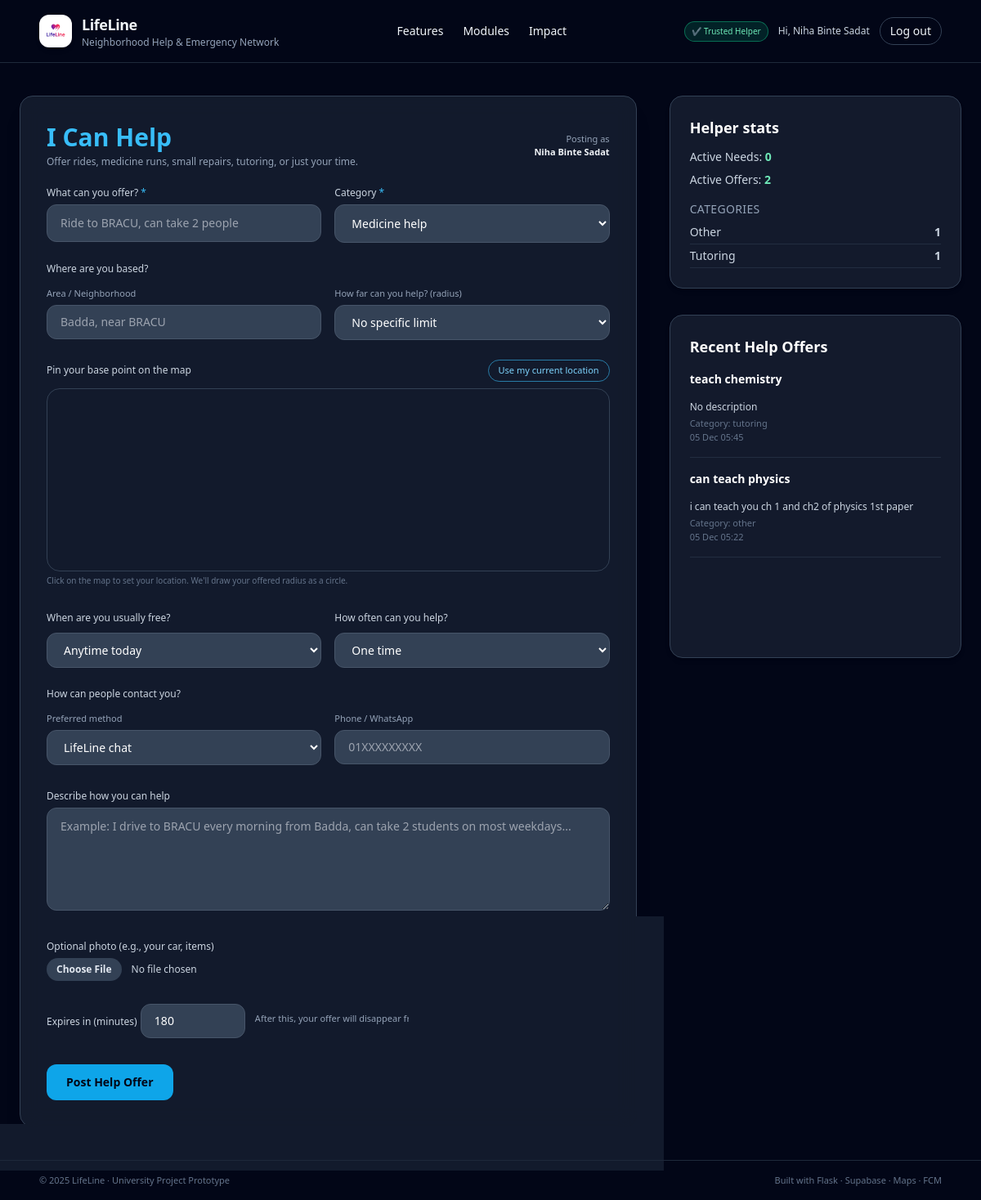
Screenshot of /can-help (signed in) with the database file from the repository.
### app.py (models this page shows, shortened)
class User(db.Model):
    id = db.Column(db.Integer, primary_key=True)
    email = db.Column(db.String(255), unique=True, nullable=False)
    name = db.Column(db.String(120), nullable=False)
    password_hash = db.Column(db.String(255), nullable=True)
    is_trusted_helper = db.Column(db.Boolean, default=False)
    govt_id_number = db.Column(db.String(50), nullable=True)
    firebase_uid = db.Column(db.String(255), unique=True, nullable=True)
    otp_code = db.Column(db.String(6), nullable=True)
    otp_expires_at = db.Column(db.DateTime, nullable=True)
    id_verification_status = db.Column(db.String(20), default="none")  # none/pending/approved/rejected
    id_document_note = db.Column(db.String(255), nullable=True)

class Request(db.Model):
    __tablename__ = "requests"
    id = db.Column(db.Integer, primary_key=True)
    user_id = db.Column(db.Integer, db.ForeignKey("user.id"), nullable=False)
    title = db.Column(db.String(255), nullable=False)
    category = db.Column(db.String(50), nullable=False)  # medicine, food, tutoring, repair, ride, ...
    description = db.Column(db.Text, nullable=True)
    lat = db.Column(db.Float, nullable=True)
    lng = db.Column(db.Float, nullable=True)
    area = db.Column(db.String(150), nullable=True)         # e.g. Mohammadpur, Iqbal Road
    landmark = db.Column(db.String(150), nullable=True)     # nearest mosque / school
    urgency = db.Column(db.String(50), nullable=True)       # low / normal / high / emergency
    time_window = db.Column(db.String(50), nullable=True)   # anytime_today / this_week / ...
    contact_method = db.Column(db.String(50), nullable=True)  # lifeline_chat / phone / ...
    contact_info = db.Column(db.String(100), nullable=True)   # phone / WhatsApp etc.
    is_offer = db.Column(db.Boolean, default=False)        # false = Need Help, true = Offering Help
    radius_pref = db.Column(db.String(50), nullable=True)  # e.g. "2" (km)
    frequency = db.Column(db.String(50), nullable=True)    # one_time / few_times_week / daily
    image_url = db.Column(db.String(300), nullable=True)
    created_at = db.Column(db.DateTime, default=datetime.utcnow, nullable=False)
    expires_at = db.Column(db.DateTime, nullable=False)
    status = db.Column(db.String(20), default="open")  # open / claimed / closed
    user = db.relationship("User", backref="requests")

### app.py (the view, shortened to what this page needs)
@app.route("/can-help", methods=["GET", "POST"])
@login_required
def can_help():
    now = datetime.utcnow()
    posts = (
        Request.query.filter(
            Request.expires_at > now,
            Request.is_offer == True,  # noqa: E712
            Request.status == "open",
        )
        .order_by(Request.created_at.desc())
        .limit(50)
        .all()
    )
    total_need = Request.query.filter(
        Request.is_offer == False,
        Request.expires_at > now,
    ).count()
    total_offer = Request.query.filter(
        Request.is_offer == True,
        Request.expires_at > now,
    ).count()
    categories = (
        db.session.query(Request.category, func.count(Request.id))
        .filter(Request.expires_at > now)
        .group_by(Request.category)
        .all()
    )
    return render_template(
        "can_help.html",
        posts=posts,
        total_need=total_need,
        total_offer=total_offer,
        categories=categories,
        google_maps_key=GOOGLE_MAPS_API_KEY,
    )

### app.py (called while the page is built)
def current_user():
    if "user_id" in session:
        return User.query.get(session["user_id"])
    return None

def login_required(view_func):
    from functools import wraps
    @wraps(view_func)
    def wrapper(*args, **kwargs):
        if "user_id" not in session:
            next_url = request.path
            return redirect(url_for("login", next=next_url))
        return view_func(*args, **kwargs)
    return wrapper

@app.context_processor
def inject_user():
    return dict(current_user=current_user())

### templates/can_help.html (shortened to what this page needs)
{% extends "base.html" %}
{% block content %}
<div class="w-full max-w-7xl mx-auto px-6 py-10">
  <div class="grid grid-cols-1 lg:grid-cols-3 gap-10">
    <div class="lg:col-span-2 bg-slate-800/60 backdrop-blur-md border border-slate-700 rounded-2xl p-8 shadow-xl">
      <div class="flex items-center justify-between mb-4">
        <div>
          <h2 class="text-3xl font-bold text-sky-400">I Can Help</h2>
          <p class="text-xs text-slate-400 mt-1">
            Offer rides, medicine runs, small repairs, tutoring, or just your time.
          </p>
        </div>
        {% if current_user %}
        <div class="text-[11px] text-slate-400 text-right">
          <p>Posting as</p>
          <p class="font-semibold text-slate-100">{{ current_user.name }}</p>
        </div>
        {% endif %}
      </div>
      <form method="POST" enctype="multipart/form-data" class="space-y-6">
        <div class="grid md:grid-cols-2 gap-4">
          <div>
            <label class="text-xs text-slate-300">What can you offer? <span class="text-sky-400">*</span></label>
            <input name="title"
                   placeholder="Ride to BRACU, can take 2 people"
                   class="w-full mt-1 px-4 py-3 rounded-xl bg-slate-700 text-white border border-slate-600
                          focus:ring-2 focus:ring-sky-400 outline-none text-sm" />
          </div>
          <div>
            <label class="text-xs text-slate-300">Category <span class="text-sky-400">*</span></label>
            <select name="category"
                    class="w-full mt-1 px-4 py-3 rounded-xl bg-slate-700 border border-slate-600 text-white
                           focus:ring-2 focus:ring-sky-400 outline-none text-sm">
              <option value="medicine">Medicine help</option>
            </select>
          </div>
        </div>
        <div>
          <p class="text-xs text-slate-300 mb-2">Where are you based?</p>
          <div class="grid md:grid-cols-2 gap-4">
            <div>
              <label class="text-[11px] text-slate-400">Area / Neighborhood</label>
              <input name="area"
                     placeholder="Badda, near BRACU"
                     class="w-full mt-1 px-4 py-2.5 rounded-xl bg-slate-700 text-white border border-slate-600
                            focus:ring-2 focus:ring-sky-400 outline-none text-sm" />
            </div>
            <div>
              <label class="text-[11px] text-slate-400">How far can you help? (radius)</label>
              <select name="radius_pref" id="helper-radius-pref"
                      class="w-full mt-1 px-4 py-2.5 rounded-xl bg-slate-700 text-white border border-slate-600
                             focus:ring-2 focus:ring-sky-400 outline-none text-sm"
                      onchange="updateHelperCircle()">
                <option value="">No specific limit</option>
              </select>
            </div>
          </div>
        </div>
        <div class="mt-2">
          <div class="flex items-center justify-between mb-2">
            <p class="text-xs text-slate-300">Pin your base point on the map</p>
            <button type="button"
                    onclick="useMyLocationForHelper()"
                    class="text-[11px] px-3 py-1 rounded-full border border-sky-400/60 text-sky-300 hover:bg-sky-500/10">
              Use my current location
            </button>
          </div>
          <div id="helper-map" class="w-full h-56 rounded-2xl border border-slate-700 overflow-hidden"></div>
          <p class="text-[10px] text-slate-500 mt-1">
            Click on the map to set your location. We'll draw your offered radius as a circle.
          </p>
        </div>
        <div class="grid md:grid-cols-2 gap-4">
          <div>
            <label class="text-xs text-slate-300">When are you usually free?</label>
            <select name="time_window"
                    class="w-full mt-2 px-4 py-2.5 rounded-xl bg-slate-700 text-white border border-slate-600
                           focus:ring-2 focus:ring-sky-400 outline-none text-sm">
              <option value="anytime_today">Anytime today</option>
            </select>
          </div>
          <div>
            <label class="text-xs text-slate-300">How often can you help?</label>
            <select name="frequency"
                    class="w-full mt-2 px-4 py-2.5 rounded-xl bg-slate-700 text-white border border-slate-600
                           focus:ring-2 focus:ring-sky-400 outline-none text-sm">
              <option value="one_time">One time</option>
            </select>
          </div>
        </div>
        <div>
          <p class="text-xs text-slate-300 mb-2">How can people contact you?</p>
          <div class="grid md:grid-cols-2 gap-4">
            <div>
              <label class="text-[11px] text-slate-400">Preferred method</label>
              <select name="contact_method"
                      class="w-full mt-1 px-4 py-2.5 rounded-xl bg-slate-700 text-white border border-slate-600
                             focus:ring-2 focus:ring-sky-400 outline-none text-sm">
                <option value="lifeline_chat">LifeLine chat</option>
              </select>
            </div>
            <div>
              <label class="text-[11px] text-slate-400">Phone / WhatsApp</label>
              <input name="contact_info"
                     placeholder="01XXXXXXXXX"
                     class="w-full mt-1 px-4 py-2.5 rounded-xl bg-slate-700 text-white border border-slate-600
                            focus:ring-2 focus:ring-sky-400 outline-none text-sm" />
            </div>
          </div>
        </div>
        <div>
          <label class="text-xs text-slate-300">Describe how you can help</label>
          <textarea name="description" rows="5"
                    placeholder="Example: I drive to BRACU every morning from Badda, can take 2 students on most weekdays..."
                    class="w-full mt-1 px-4 py-3 rounded-xl bg-slate-700 text-white border border-slate-600
                           focus:ring-2 focus:ring-sky-400 outline-none text-sm"></textarea>
        </div>
        <div>
          <label class="text-xs text-slate-300">Optional photo (e.g., your car, items)</label>
          <input type="file" name="image"
                 class="mt-1 block w-full text-xs text-slate-300
                        file:mr-3 file:py-1.5 file:px-3
                        file:rounded-full file:border-0
                        file:text-xs file:font-semibold
                        file:bg-slate-700 file:text-slate-200
                        hover:file:bg-slate-600">
        </div>
        <div class="flex flex-wrap items-center gap-3">
          <div>
            <label class="text-xs text-slate-300">Expires in (minutes)</label>
            <input type="number" name="expiry_minutes" value="180" min="30" max="4320"
                   class="mt-1 w-32 px-4 py-2.5 rounded-xl bg-slate-700 text-white border border-slate-600
                          focus:ring-2 focus:ring-sky-400 outline-none text-sm" />
          </div>
          <p class="text-[11px] text-slate-400">
            After this, your offer will disappear from the active feed.
          </p>
        </div>
        <div class="pt-2">
          <button class="bg-sky-500 hover:bg-sky-400 text-slate-950 font-semibold px-6 py-3 rounded-xl text-sm transition">
            Post Help Offer
          </button>
        </div>
      </form>
    </div>
    <div class="space-y-8">
      <div class="bg-slate-800/60 border border-slate-700 p-6 rounded-2xl shadow-md">
        <h3 class="text-lg font-semibold text-white mb-3">Helper stats</h3>
        <p class="text-sm text-slate-300 mb-2">
          Active Needs: <span class="font-bold text-emerald-300">{{ total_need }}</span>
        </p>
        <p class="text-sm text-slate-300 mb-4">
          Active Offers: <span class="font-bold text-emerald-300">{{ total_offer }}</span>
        </p>
        <h4 class="text-sm text-slate-400 uppercase tracking-wide mb-2">Categories</h4>
        <ul class="space-y-1 text-slate-300 text-sm">
          {% for cat, cnt in categories %}
          <li class="flex justify-between border-b border-slate-700/50 pb-1">
            <span>{{ cat|capitalize }}</span>
            <span class="font-semibold">{{ cnt }}</span>
          </li>
          {% endfor %}
        </ul>
      </div>
      <div class="bg-slate-800/60 border border-slate-700 p-6 rounded-2xl shadow-md h-[420px] overflow-y-auto">
        <h3 class="text-lg font-semibold text-white mb-4">Recent Help Offers</h3>
        {% for p in posts %}
        <div class="mb-4 pb-4 border-b border-slate-700/50">
          <div class="font-semibold text-white text-sm">{{ p.title }}</div>
          <div class="text-xs text-slate-300 whitespace-pre-line">
            {{ p.description or "No description" }}
          </div>
          <div class="text-[11px] text-slate-500 mt-1">Category: {{ p.category }}</div>
          <div class="text-[11px] text-slate-500">
            {{ p.created_at.strftime('%d %b %H:%M') }}
          </div>
        </div>
        {% else %}
        <p class="text-slate-500 text-sm">No recent offers.</p>
        {% endfor %}
      </div>
    </div>
  </div>
</div>
{% endblock %}

### templates/base.html (shortened to what this page needs)
<!DOCTYPE html>
<html lang="en">
  <head>
    <script src="https://cdn.tailwindcss.com"></script>
    <link
      rel="stylesheet"
      href="{{ url_for('static', filename='css/main.css') }}"
    />
  </head>
  <body class="bg-slate-950 text-slate-100 min-h-screen flex flex-col">
    <header class="w-full border-b border-slate-800">
      <nav class="w-full px-6 md:px-12 py-4 flex items-center justify-between">
        <a
          href="{{ url_for('home') }}"
          class="flex items-center gap-3 hover:opacity-80 transition"
        >
          <div
            class="h-10 w-10 rounded-xl bg-white flex items-center justify-center shadow-md"
          >
            <img
              src="{{ url_for('static', filename='images/lifeline_logo.png') }}"
              alt="LifeLine Logo"
              class="h-8 w-8 object-contain"
            />
          </div>
          <div>
            <h1 class="text-lg font-semibold tracking-tight">LifeLine</h1>
            <p class="text-xs text-slate-400">
              Neighborhood Help & Emergency Network
            </p>
          </div>
        </a>
        <div class="hidden md:flex items-center gap-6 text-sm">
          <a href="#features" class="hover:text-emerald-300 transition"
            >Features</a
          >
          <a href="#modules" class="hover:text-emerald-300 transition"
            >Modules</a
          >
          <a href="#impact" class="hover:text-emerald-300 transition">Impact</a>
        </div>
        <div class="flex items-center gap-3">
          {% if session.get('user_id') %}  {% if session.get('is_trusted_helper') %}
          <span
            class="text-[10px] px-2 py-1 rounded-full bg-emerald-600/20 text-emerald-300 border border-emerald-500/50 hidden md:inline"
          >
            ✔ Trusted Helper
          </span>
          {% endif %}
          <span class="hidden md:inline text-xs text-slate-300">
            Hi, {{ session.get('user_name') }}
          </span>
          <a
            href="{{ url_for('logout') }}"
            class="text-xs md:text-sm px-3 py-1.5 rounded-full border border-slate-700 hover:border-rose-400 hover:text-rose-300 transition"
          >
            Log out
          </a>
          {% endif %}
        </div>
      </nav>
    </header>
    <main class="flex-1 w-full">{% block content %}{% endblock %}</main>
    <footer class="border-t border-slate-800">
      <div
        class="w-full px-6 md:px-12 py-4 flex flex-col md:flex-row justify-between items-center gap-2 text-[11px] text-slate-500"
      >
        <p>© 2025 LifeLine · University Project Prototype</p>
        <p>Built with Flask · Supabase · Maps · FCM</p>
      </div>
    </footer>
  </body>
</html>

### static/css/main.css (style rules this page uses)
body { -webkit-font-smoothing: antialiased; }

### rows the page displays
User: get "Niha Binte Sadat", name "Niha Binte Sadat"
Request: category "Other", cnt "1", title "can teach physics", description "i can teach you ch 1 and ch2 of physics 1st paper", category "other", created_at "05 Dec 05:22"
Request: category "Tutoring", cnt "1", title "teach chemistry", description "No description", category "tutoring", created_at "05 Dec 05:45"

### other values shown
{{ total_need }} "0"
{{ total_offer }} "2"
